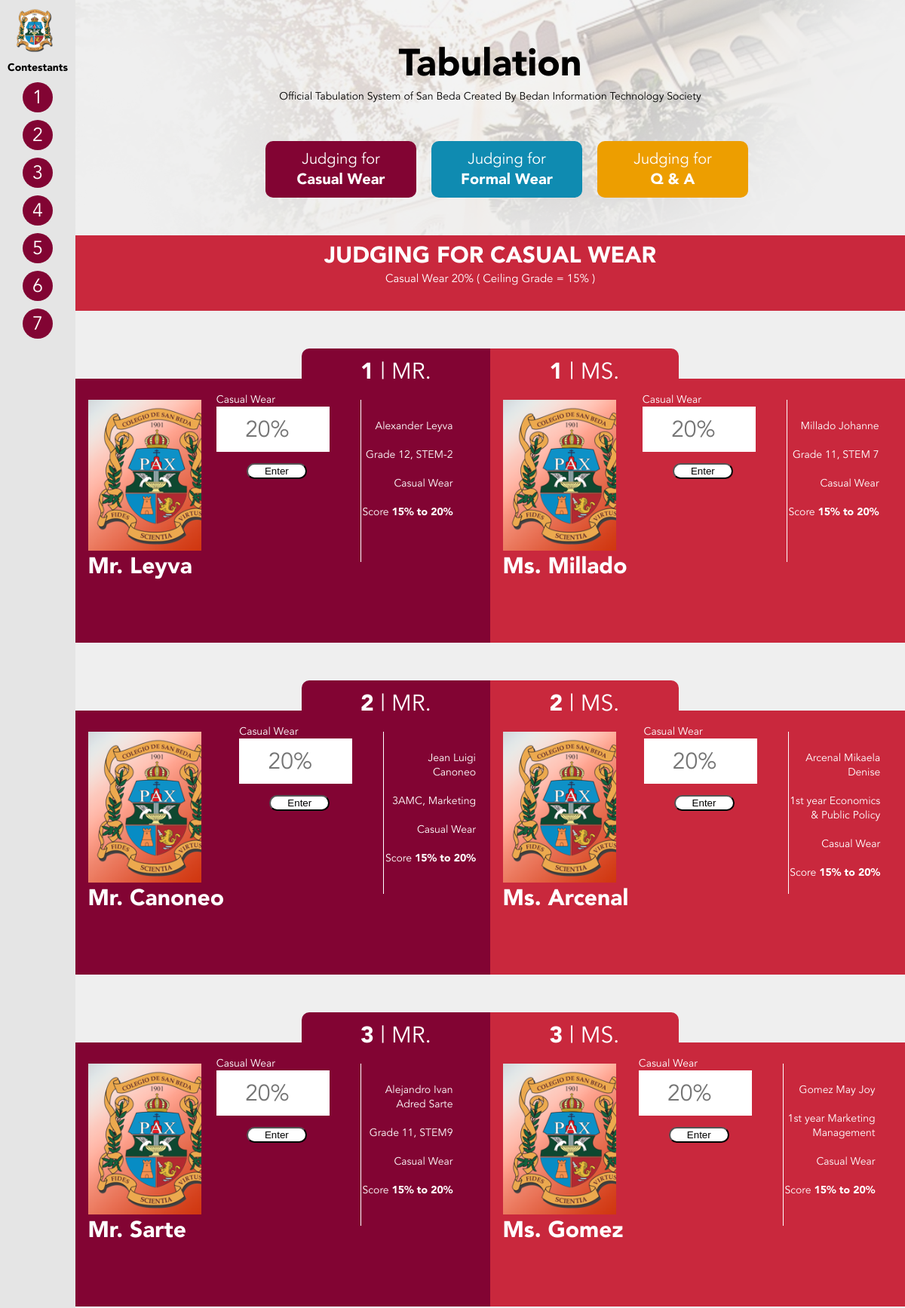
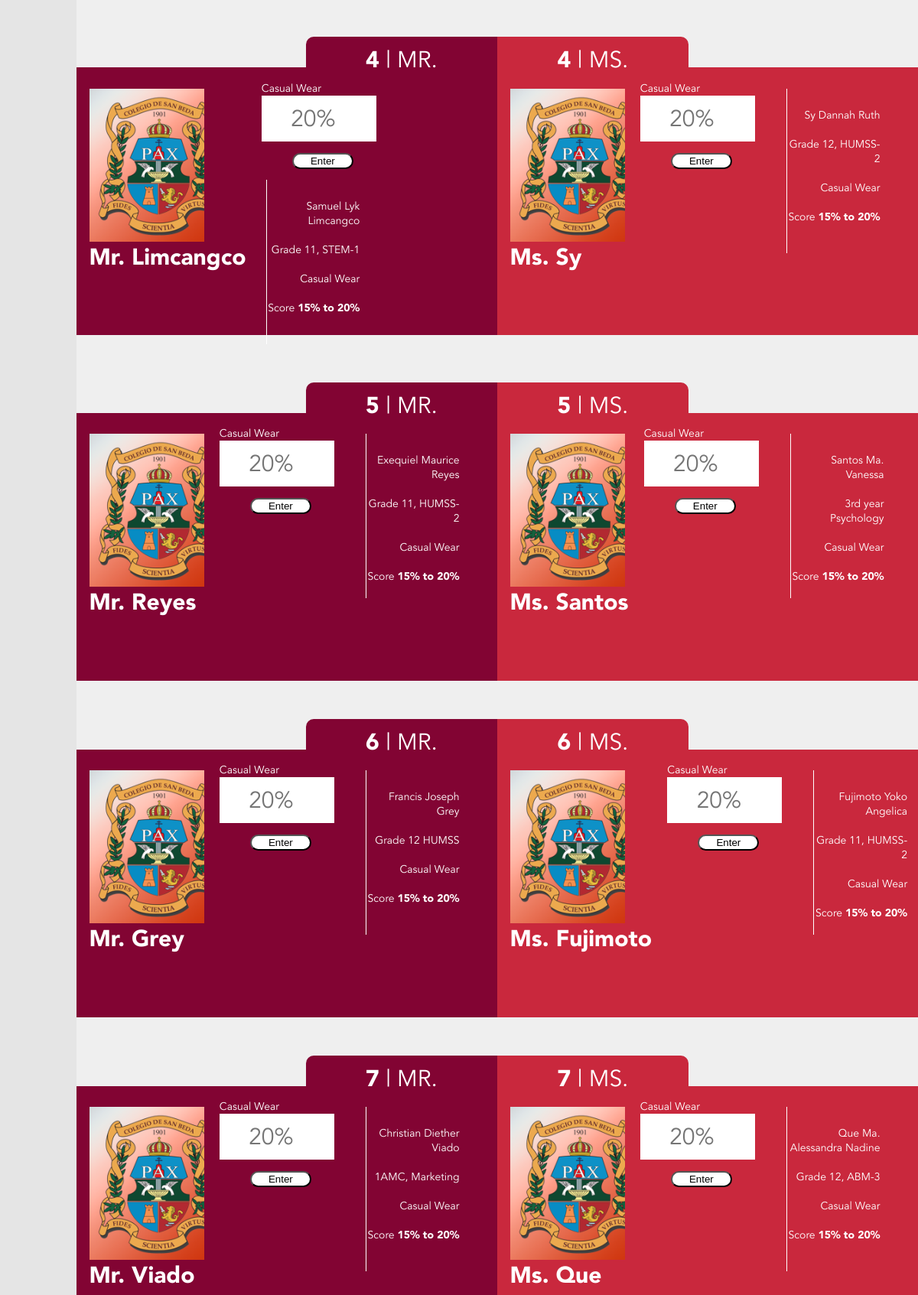
The app's page /SevenJudge/First-CasualWear.php (upper part) with its own data (2 pictures, top to bottom).
### tables this page shows
CREATE TABLE IF NOT EXISTS `seven_judge_male` (
  `Contestant_ID` int(11) NOT NULL,
  `Last_Name` varchar(30) NOT NULL,
  `CasualWear` float NOT NULL,
  `FormalWear` float NOT NULL,
  `Production` float NOT NULL,
  `QA` float NOT NULL
);

CREATE TABLE IF NOT EXISTS `Contestant` (
  `Photo` blob NOT NULL,
  `Contestant_ID` int(11) NOT NULL,
  `Last_Name` varchar(30) NOT NULL,
  `First_Name` varchar(30) NOT NULL,
  `Section` varchar(70) NOT NULL,
  `Gender` varchar(3) NOT NULL
);

### SevenJudge/First-CasualWear.php (the view, shortened to what this page needs)
<?php
include('../config.php');
?>
<html>
    <head>
    <link rel="stylesheet" href="../layout/layout.css">
    </head>
    <nav style="overflow:scroll">
        <img src="../layout/img/sbclogo.png" class="sbclogo">
        <span class="center displayblock inbold margintop-10">Contestants</span>
        <?php
        $qwerty = "SELECT Contestant_ID FROM seven_judge_male Order By Contestant_ID ASC";
        $result = $con->query($qwerty);
        while($res = $result->fetch_assoc()){
        ?>
        <a href="#<?php echo $res['Contestant_ID'] ?>" class="sideno top6m"><?php echo $res['Contestant_ID']?></a>
        <?php
            }
        ?>
    </nav>
<body>
    <div class="main">
        <div class="topmenu">
            <div class="titlepage">Tabulation</div>
            <p class="marginside marginbot">Official Tabulation System of San Beda Created By Bedan Information Technology Society </p>
            <div class="item-buttons">
            <a href="First-CasualWear.php" class="button center fleft">
                <span class="">Judging for</span><br>
                <span class="inbold">Casual Wear</span>
            </a>
            <a href="Second-FormalWear.php" class="button center fleft talentf">
                <span class="">Judging for</span><br>
                <span class="inbold">Formal Wear</span>
            </a>
            <a href="Third-QandA.php" class="button center fleft winnerf">
                <span class="">Judging for</span><br>
                <span class="inbold">Q &amp; A</span>
            </a>
            </div>
        </div>
        <div class="page-title top6f center">
            <p class="title center inbold margin0 allcaps">Judging for Casual Wear</p>
            <p class="description margin0 marginside">Casual Wear 20% ( Ceiling Grade = 15% )<br></p>
        </div>
        <div class="tabulation">
<?php
    $a = 0;
    for($x = 0;$x <=13 ; $x++){
    $a++;
  $sql = "SELECT Contestant.Contestant_ID,Contestant.Last_Name,Contestant.First_Name,Contestant.Section,Contestant.Gender,seven_judge_male.CasualWear FROM Contestant,seven_judge_male WHERE Contestant.Contestant_ID = $a AND  Contestant.Gender = 'M' AND Contestant.Contestant_ID = seven_judge_male.Contestant_ID Order By Contestant_ID ASC";
  $result = $con->query($sql);
  while($res = $result->fetch_assoc()){
      $ctr = $res['CasualWear'];
?>
            <div class="row-clear">
                <div class="tabulation-male" id="<?php echo $res['Contestant_ID'] ?>">
                    <div class="tab-head top6m">
                        <p class="f30"><span class="inbold"><?php echo $res['Contestant_ID'] ?></span> | MR.</p>
                    </div>
                    <div class="clear tabulation-contestant top6m">
                    <div class="contestant fleft">
                        <div class="imageplaceholder" id="male1"></div>
                        <div class="name">Mr. <?php echo $res['Last_Name'] ?></div>
                    </div>
                    <div class="tabulation-form fleft">
                        <form method="POST" action="CasualSubmit.php">
                            <div class="top6-form-group">
                                <label>Casual Wear</label><br>
                                <?php
                                   if($ctr > 0){
                                ?>
                                <input type="number" value="<?php echo $res['CasualWear']; ?>" disabled>
                                <?php
                                    }else{
                                ?>
                                <input type="number" name="one_casualmalescore" class="score" placeholder="20%" min="15" max="20" required>
                                <?php
                                    }
                                ?>
                            </div>
                            <input class="btn" type="submit" value="Enter">
                        </form>
                    </div>
                    <div class="tabulation-score fleft">
                        <p class="score-summary">
                            <?php echo $res['First_Name']." ".$res['Last_Name']; ?><br/><br/>
                            <?php echo $res['Section'] ?>
                            <br/><br/>
                            Casual Wear<br><br>
                            Score <span class="inbold">15% to 20%</span>
                        </p>
                    </div>
                    </div>
                </div>
                <?php
  }
?>
<?php
  $sql = "SELECT Contestant.Contestant_ID,Contestant.Last_Name,Contestant.First_Name,Contestant.Section,Contestant.Gender,seven_judge_female.CasualWear FROM Contestant,seven_judge_female WHERE Contestant.Contestant_ID = $a AND  Contestant.Gender = 'F' AND Contestant.Contestant_ID = seven_judge_female.Contestant_ID Order By Contestant_ID ASC";
  $result = $con->query($sql);
  while($res = $result->fetch_assoc()){
      $ctr = $res['CasualWear'];
?>
                <div class="tabulation-female" id="female1">
                    <div class="tab-head top6f">
                        <p class="f30"><span class="inbold"><?php echo $res['Contestant_ID'] ?></span> | MS.</p>
                    </div>
                    <div class="clear tabulation-contestant top6f">
                    <div class="contestant fleft">
                        <div class="imageplaceholder" id="female1"></div>
                        <div class="name">Ms. <?php echo $res['Last_Name'] ?></div>
                    </div>
                     <div class="tabulation-form fleft">
                        <form method="POST" action="CasualFemale.php">
                            <div class="top6-form-group">
                                <label>Casual Wear</label><br>
                                <?php
                                   if($ctr > 0){
                                ?>
                                <input type="number" value="<?php echo $res['CasualWear']; ?>" disabled>
                                <?php
                                    }else{
                                ?>
                                <input type="number" name="one_casualfmalescore" class="score" placeholder="20%" min="15" max="20" required>
                                <?php
                                    }
                                ?>
                            </div>
                            <input class="btn" type="submit" value="Enter">
                        </form>
                    </div>
                     <div class="tabulation-score fleft">
                        <p class="score-summary">
                            <?php echo $res['Last_Name']." ".$res['First_Name'] ?><br/><br/>
                            <?php echo $res['Section'] ?>
                            <br/><br/>
                            Casual Wear<br><br>
                            Score <span class="inbold">15% to 20%</span><br><br>
                        </p>
                    </div>
                    </div>
                </div>
<?php
        }
?>
            </div>
<?php
    }
?>
            <br/>
        <br/>
</body>
</html>

### layout/layout.css (style rules this page uses)
* { -moz-box-sizing: border-box; -webkit-box-sizing: border-box; box-sizing: border-box; }
body { font-family: "Avenir Book", sans-serif; font-size: 14px; margin: 0px; padding: 0px; background-color: #efefef; max-width: 1336px }
p { margin: 0px; }
.fleft { float: right; }
.clear { clear: both; }
.main { margin-left: 100px; }
nav { height: 100%; width: 100px; background: #e5e5e5; position: fixed; }
.sbclogo { height: 70px; padding: 10px 0px 0 20px; }
.topmenu { padding-top: 50px; margin-left: auto; margin-right: auto; text-align: center; background-image: url(img/background.png); background-size: cover; background-repeat: no-repeat; }
.item-buttons { margin-left: 22%; }
.fleft { float: left; }
.inbold { font-family: "Avenir Black", sans-serif; }
.center { text-align: center; }
.button { height: 75px; width: 200px; background: #820433; padding-top: 10px; display: block; color: #ffffff; text-decoration: none; font-size: 20px; border-radius: 10px; margin: 0px 10px 0px 10px }
.margin0 { margin: 0px; }
.marginside { margin-left: 17%; margin-right: 17% }
.f30 { font-size: 30px }
.allcaps { text-transform: uppercase; }
.top6m { background: #820433; }
.top6f { background: #c9283d; }
.talentf { background: #0f8bb1; }
.winnerf { background: #ed9e00; }
.title { font-size: 30px; color: #ffffff }
.description { font-size: 15px; color: #ffffff }
.page-title { width: 100%; height: 100px; padding-top: 6px; }
.tabulation-contestant { height: 350px; padding: 5% 0 0 3%; }
.imageplaceholder { background: #bdc3c7; height: 200px; width: 150px; }
.name { color: #ffffff; font-family: "Avenir Black", sans-serif; font-size: 30px; }
.tabulation-form { margin-left: 1%; width: 180px; margin-top: -10px }
label { font-size: 14px; color: #ffffff; }
.score { font-size: 30px; width: 150px; height: 60px; font-family:"Avenir Book", sans-serif; text-align: center; border: none; margin: 0px; }
.top6-form-group { float: left; margin-left: 15px; margin-bottom: 15px }
.tabulation-score { border-left: #ffffff solid 1px; height: 215px; margin-left: 26px; width: 23%; }
.score-summary { color: #ffffff; text-align: right;margin-top: 25px; }
.tab-head { height: 40px; padding-top: 10px; text-align: center; }
.tabulation-male { width: 50%; float: left; }
.tabulation-male .tab-head { border-top-left-radius: 10px; float: right; width: 250px; color: #ffffff; }
.tabulation-female { width: 50%; float: right; }
.tabulation-female .tab-head { border-top-right-radius: 10px; float: left; width: 250px; color: #ffffff; }
.tabulation { margin-top: 50px; }
.row-clear { margin-top: 50px; clear: both; }
.titlepage { font-size: 50px; font-family: "Avenir Black", sans-serif }
.marginbot { margin-bottom: 50px }
.margintop-10 { margin-top: 10px }
.sideno { border-radius: 100%; color: #ffffff; height: 40px; width: 40px; display: block; text-align: center; margin: auto; text-decoration: none; font-size: 25px; margin-top: 10px; padding-top: 3px; }
.displayblock { display: block; }

### SevenJudge/First-CasualWear.php (style rules this page uses)
#male1.imageplaceholder { background: url(../layout/img/contestants/SBC.png); background-size: cover; }
#female1.imageplaceholder { background: url(../layout/img/contestants/SBC.png); background-size: cover; }
.btn { border-radius: 12px; height: auto; width: 80px; margin-left: 55px; background-color:white; }

### records on screen
seven_judge_male: Contestant_ID "1"
seven_judge_male: Contestant_ID "2"
seven_judge_male: Contestant_ID "3"
seven_judge_male: Contestant_ID "4"
seven_judge_male: Contestant_ID "5"
seven_judge_male: Contestant_ID "6"
seven_judge_male: Contestant_ID "7"
contestant: Contestant_ID "1", Last_Name "Leyva", First_Name "Alexander", Section "Grade 12, STEM-2"
contestant: Contestant_ID "1", Last_Name "Millado", First_Name "Johanne", Section "Grade 11, STEM 7"
contestant: Contestant_ID "2", Last_Name "Canoneo", First_Name "Jean Luigi", Section "3AMC, Marketing"
contestant: Contestant_ID "2", Last_Name "Arcenal", First_Name "Mikaela Denise", Section "1st year Economics & Public Policy"
contestant: Contestant_ID "3", Last_Name "Sarte", First_Name "Alejandro Ivan Adred", Section "Grade 11, STEM9"
contestant: Contestant_ID "3", Last_Name "Gomez", First_Name "May Joy", Section "1st year Marketing Management"
contestant: Contestant_ID "4", Last_Name "Limcangco", First_Name "Samuel Lyk", Section "Grade 11, STEM-1"
contestant: Contestant_ID "4", Last_Name "Sy", First_Name "Dannah Ruth", Section "Grade 12, HUMSS-2"
contestant: Contestant_ID "5", Last_Name "Reyes", First_Name "Exequiel Maurice", Section "Grade 11, HUMSS-2"
contestant: Contestant_ID "5", Last_Name "Santos", First_Name "Ma. Vanessa", Section "3rd year Psychology"
contestant: Contestant_ID "6", Last_Name "Grey", First_Name "Francis Joseph", Section "Grade 12 HUMSS"
contestant: Contestant_ID "6", Last_Name "Fujimoto", First_Name "Yoko Angelica", Section "Grade 11, HUMSS-2"
contestant: Contestant_ID "7", Last_Name "Viado", First_Name "Christian Diether", Section "1AMC, Marketing"
contestant: Contestant_ID "7", Last_Name "Que", First_Name "Ma. Alessandra Nadine", Section "Grade 12, ABM-3"
